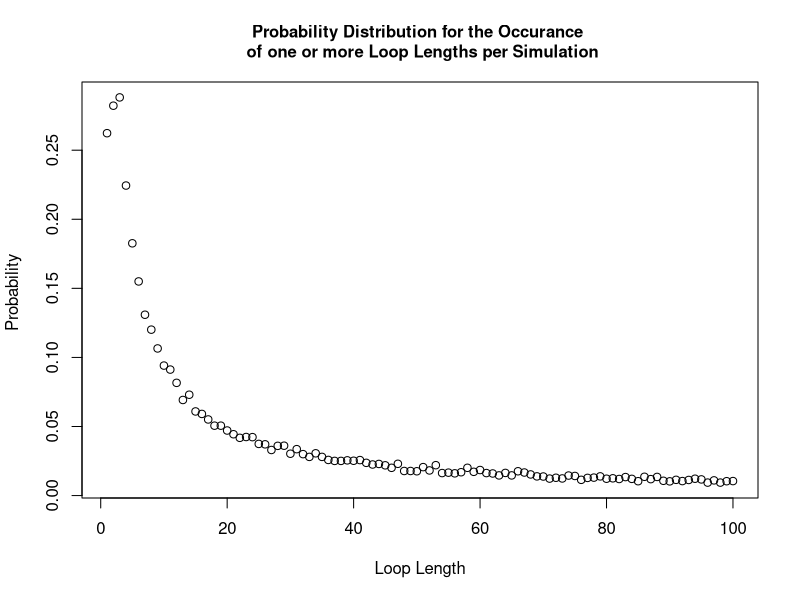

Recreate this plot in R.
#### Team Members:
# Fatima Kasenally (S2443602); Wenqi Ni (s1792412); Cameron Allan (S1748084)

#### address of github repo:
#https://github.com/niwq15/SP-Group-7-A2


#### Contributions

# Functions we each made versions of:
# Cameron - Strategy3, unused alternatives to each strategy using arrays, Pone, Pall optimization, unused dloop
# Wenqi - Strategy1, Strategy2, Strategy3, Pone, Pall, dloop 
# Fatima - Strategy2, Pone, Pall, dloop 

# each of us should add more here. we can say what we have done, involving different versions of functions above

# Wenqi created the final versions of the functions Strategy 1, Strategy 2, Pone, 
# and the probability of no loop longer than 50 in a random reshuffling of cards to boxes
# 


# Cameron added if statement to speed up the Pall function


# Other Tasks: (correct your own)
# Cameron - optimising stuff and array stuff
# Wenqi - Q3 - Q6 stuff 
# Fatima - Q3 - Q6 stuff 




#### Overview 
# This file holds the self-contained code to use stochastic simulation to study a generalised version of the famous '100 Prisoners Problem' 
# The problem is defined as follows: 
# Consider a prison containing 2n prisoners, each with a unique identification number ranging from 1 to 2n. 
# The prison has a room with 2n boxes, each uniquely numbered from 1 to 2n and each containing a single card. 
# These cards are each labelled with a unique number between 1 and 2n. 
# Each prisoner is allowed to open n boxes to find the card with their number.
# If all 2n prisoners successfully find their cards then they all go free. 
# After their turn,the prisoners are not allowed to communicate any new information from the boxes 
# to prisoners who have yet to take their turn.
# The room is returned to its original state after each prisoner’s go. 

# Firstly, we will show 3 strategies for the prisoners, then create a 'Pone' function to estimate 
# the probability of a single prisoner successfully finding their number, then use a 'Pall' function to 
# calculate the probability of all the prisoners finding their numbers. 
# Based on the results of the individual and joint success probabilities using different strategies, 
# we will give some comments about which strategy has the highest success probabilities for 
# both individuals and the collective. 

## Each function expressing the different strategies for opening boxes to find cards will require the same 
## input parameters : n,k,cards_num. Where n parameterises the 2n number of boxes, prisoner and cards in our problem.
## k is the prisoner's number and cards_num represents the random orders of cards placed in boxes. 
## [As the boxes and cards comfiguration must remain the same between prisoner trials it cannot
## be defined within the function and must be called on and externally defined.] ?
## Uniform input parameters allows the implemented strategy to be variable in each simulation as each strategy 
## function is interchangable. This is required by functions 'Pone' and 'Pall'


## Strategy 1:
## Each prisoner with their number 'b' starts at the p-th box whose number on the card is k
## If k is not equal to b, then the prisoner goes to box number k and opens it
## The process will be repeated until they have either found the card with number p or opened n boxes without finding it

## Prisoner 'k' uses Strategy 1 to find their number amoungst '2n' boxes 'cards_num'
## where 'cards_num' is a order of card numbers
Strategy1 <- function(n,k,cards_num) {
  #create an empty vector to store card numbers as they are read
  cards_picked <- rep(0, n) # the prisoner can read at most n cards
  cards_picked[1] <- cards_num[k] # start at the box with his number (k) on it 
  #for each of the remaining steps, first check if he has found his card number
  #if so, he will stop; if not, he will continue to read cards
  for (b in 2:n) {
    if (cards_picked[b-1] == k) {#if the prisoner k has found his number
      return(TRUE) #yes the prisoner has successfully found his card
      break # stop here and the prisoner will not open other boxes
    } else {#otherwise prisoner will open another box with the number of the last card
      cards_picked[b] <- cards_num[cards_picked[b-1]]
    }
  }
  #check whether he finds his number in the final step
  if (cards_picked[n] != k) { #if the final number is not his number
    return(FALSE) #prisoner has failed to find his card
  } else {#if the final number is equal to his number
    return(TRUE) #prisoner has successfully found his card
  }
}



## Strategy 2:
## This strategy follows an identicle procedure to strategy 1, except that the starting box is randombly selected
## The prisoner uses the card number in each box to pick his next box to open.
## The prisoner can open at most n boxes in order to find the card with their number on it

## Prisoner 'k' uses Strategy 2 to find their number amoungst '2n' boxes 'cards_num'
Strategy2 <- function(n,k,cards_num) {
  #create an empty vector to store card numbers that have been read
  cards_picked <- rep(0, n) # the prisoner can read at most n cards
  cards_picked[1] <- sample(cards_num,1)# start at a randomly selected box 
  #for each of the remaining steps, firstly check whether he has found him number card
  #if so, he will stop; if not, he will continue to read cards
  for (b in 2:n) {
    if (cards_picked[b-1] == k) {#if the prisoner k has found his number
      return(TRUE)
      break #stop here and the prisoner will not open other boxes
    } else {#otherwise prisoner will open the box with number k
      cards_picked[b] <- cards_num[cards_picked[b-1]]
    }
  }
  #check whether he finds his number in the final step
  if (cards_picked[n] != k) { #if the final number is not his number
    return(FALSE)
  } else {#if the final number is equal to his number
    return(TRUE)
  }
} #The function reutrns TRUE/FALSE expressing that the prisoner has FOUND/FAILED TO FIND his card 

## In Strategy 1 and Strategy 2, we use the idea that once prionsers find their numbers, they will stop
## We use 'break' to save the running time
## In Strategy 3, we show another idea of selecting n card numbers and then checking whether k is inside

## Strategy 3:
## In this strategy the prisoner opens n boxes at random, without replacement (check !!)
## The prisoner will open n different boxes

## Prisoner 'k' uses Strategy 3 to find their number amoungst '2n' boxes 'cards_num'
Strategy3 <- function(n,k,cards_num){ 
  cards_picked <- sample(cards_num,n,replace=FALSE) # Randomly select n boxes from cards_num to open
  any(k == cards_picked) # check whether the prisoner's number appears in the selected card_num
} # End function



## 'Pone' is a function which estimates the probability of a prisoner,k, successfully finding their card number (k)
## within the n tries amoungst 2n boxes (cards_num) in nreps simulated trials, using any one of the available strategies encoded above

Pone <- function(n,k,strategy,nreps) {
  # create an empty vector to store the outsome of each simulation as 1/0 = Success/ Failure to find his card
  success <- rep(0, nreps)
  for (i in 1:nreps) {
    # simulate the random order of card numbers
    cards_num <- sample(1:(2*n), 2*n, replace=FALSE)
    success[i] <- strategy(n,k,cards_num)
  }
  # return the frequentist probability of success as: 
  # total number of simulated successes / total number of simulations
  return(sum(success)/nreps)
}

## 'Pall' is a function to find the probability of all the 2n prisoners finding their cards in a single simulation
## and thus being able to escape. All prisoners must use the same strategy and the probability 
## is calculated by analysing the results from nreps simulated trials 

Pall <- function(n,strategy,nreps) {
  #create a vector to record the result of each simulation with default values of 1s
  num_success <- rep(1,nreps)
  for (i in 1:nreps) {#for each simulation
    #generate a random order of card numbers
    cards_num <- sample(1:(2*n), 2*n, replace=FALSE)
    #use the strategies to calculate whether each prisoner can find their correct number within n times
    for (k in 1:(2*n)) {
      result <- strategy(n,k,cards_num) # save the result of strategy for the k-th prisoner
      num_success[i] <- num_success[i] * result # if result is 1 keep 1 in the vector. If 0 change to 0.
      if (result == 0){ # stop if any prisoner does not escape, this cuts down simulation run-time
        break
      }
    }
  }
  # return the frequentist probability as: total number of simulated successes / total number of simulated trials
  return(sum(num_success)/nreps)
}

### Sample Results ###

### individual prisoner probabilities: 
### Pone takes args: n,k,strategy,nreps

Pone(5,5,Strategy1,10000)
Pone(50,50,Strategy1,10000)
# one prisoner & strategy 1: prob success ~ 50%  (for all n)

Pone(5,5,Strategy2,10000)
Pone(50,50,Strategy2,10000)
# one prisoner & strategy 2: prob success ~40%  (n=5) ~37%  (n>50)

Pone(5,5,Strategy3,10000)
Pone(50,50,Strategy3,10000)
# one prisoner & strategy 3: prob success ~50%  (for all n)

### joint probabilities for all prisoners as a collective:  
### Pall takes args: n,strategy,nreps


Pall(5,Strategy1,10000)
Pall(50,Strategy1,10000)
#10 prisoners & strategy 1: prob success ~35% (n=5)
#100 prisoners & strategy 1: prob success ~30% (n=50)

Pall(5,Strategy2,10000)
Pall(50,Strategy2,10000)
#10 prisoners & strategy 2: prob success ~0.01%  (n=5)
#100 prisoners & strategy 2: prob success ~0% (smaller than precision)  (n=50)

Pall(5,Strategy3,10000)
Pall(50,Strategy3,10000)
#10 prisoners & strategy 3: prob success ~1%  (n=5)
#100 prisoners & strategy 3: prob success ~0% (smaller than precision) (n=50)


## Remarks

## Strategy 1 and Strategy 3 have similar individual success probabilities of 50%. 
## Strategy 1 has much higher joint success probability of above 30%, while Strategy 3 only has 0%.
## It demonstrates that there is something intelligent in Strategy 1's design.
## Strategy 2 has a lower marginal probability for success than the others, and a joint probability close to 0. 

## More explanations
## For Strategy 1, consider the distribution of maximum loop lengths amoungst the boxes and cards. The cycle of box and card numbers 
## must eventually return the prisoner to open a box with his card number inside if he is allowed to open as many boxes as he wants, 
## as the numbers used are continuous (integers) and finite. Thus, the high joint success probability can be calculated as the cumulative 
## probability of the maximum loop length being less than n, which we have determined to be approximately 30%

## For Strategy 2,  the marginal probability is lower than 50% because the conditions for the prisoner's success are 1.the prisoner 
## select the correct loop with his card in it at random; 2.the loop he picks must also be shorter than n. 
## Our results show that the probability is about 37-40% (varies with n). The joint probability tends to 0 for the similar reason as strategy 3.

## For Strategy 3, the probability of finding their card every time they open a box is 1/2n and if he opens n boxes at random the 
## probability of finding his card is n/2n (=50%). For 2n prisoners all finding their cards in a simulation we multiply the independent 
## marginal probabilities to produce a joint probability of (0.5)^(2n), which tends to 0 as n increases. 



## dloop is a function which returns the probability distribution for the loop lengths occurring in a simulation 
## It takes the parameters n (to create 2n boxes) and nreps (to analyse the results of nreps simulations).
## The dloop function will return a 2n-vector, 'prob_vec_y', and prob_vec_y[i] shows the probability of loop length of i 
## occurring at least once in a random shuffling of cards to boxes.

dloop <- function(n, nreps) {
  each_loop_lengths <- c() #list to store the loop lengths generated by all simulations
  
  for (i in 1:nreps){ 
    #simulate a new set of boxes for each simulation
    cards_num <- sample(1 : (2*n), 2*n , replace=FALSE) 
    #store a list of closed boxes in each simulation
    unopened_boxes <- 1:(2*n)
    
    #store the unique loop lengths generated from each simulation 
    new_loop_lengths <- c()
    
    #scan for loops, (while more than 2 boxes are still closed, indexing breaks down for smaller loops)
    while (length(unopened_boxes) > 2 ){
      #pick the smallest number unopened box and store the value of the card inside 
      cards_picked <- cards_num[unopened_boxes[1]]
      
      #pick your next box according to your last card and scan each closed loop
      for (b in 2:length(unopened_boxes)){ #max loop length is the number of closed boxes
        #store the number of the latest card
        cards_picked <- c(cards_picked, cards_num[cards_picked[b-1]])
      }#end for 
      
      
      #scanning the last 2 boxes
      if (length(unopened_boxes) == 2 && cards_num[unopened_boxes[1]] == unopened_boxes[2]) {
        #we have found a 2 item long loop 
        new_loop_lengths <- c(new_loop_lengths, 2) 
      } else if ((length(unopened_boxes) == 2) && (cards_num[unopened_boxes[1]] == unopened_boxes[1])) {
        #we have found one or more loops with length 1
        new_loop_lengths <- c(new_loop_lengths, 1) 
      }
      
      #add your new loop length to your list 
      new_loop_lengths <- c(new_loop_lengths, length(unique(cards_picked))) 
      
      #remove the boxes opened 
      unopened_boxes <- setdiff(unopened_boxes,unique(cards_picked))
    } #end while 
    
    #store the uniquely occuring loop lengths from each simulation in a global simulation list 
    each_loop_lengths <- c(each_loop_lengths, unique(new_loop_lengths))
    
    
  } #end for 
  prob_vec_y <- tabulate(each_loop_lengths)/nreps #probability vector for the occurrence of each type of loop length 
  #function outputs the probability distribution 
  return(prob_vec_y)
  
}#end function




#testing the distribution for n=50
n = 50 
#variable storing our probability distribution using function dloop
prob_vec <- dloop(n, 10000)

##plotting the probability distribution
#create an x axis 
x_axis <- 1:length(prob_vec)
plot(x_axis, prob_vec, xlab = "Loop Length", ylab = "Probability ", main = "Probability Distribution for the Occurance \n of one or more Loop Lengths per Simulation", cex.main = 1)

#output the probability distribution vector: 
cat("your probability vector for producing at least one loop of length i: \n", prob_vec, "\n")

## Only one loop length > n may exist at a time. In a simulation the lengths of all loops present must sum to 2n. 
## Therefore P(loop length >n occurs at least once ) == P(loop length >n occurs once ) and is mutually exclusive with 
## all other loop lengths >n . If we take 1-sum(p(loop length >n)) we are left with the probability of no loops longer
## than n occuring in the simulation. In this case Strategy 1 is guaranteed success. 

cat( "Probability of Strategy 1 succeeding: \n", 1 - sum(prob_vec[(n+1):(2*n)]), "\n this is also the probability of the maximum loop length being no more than n")
